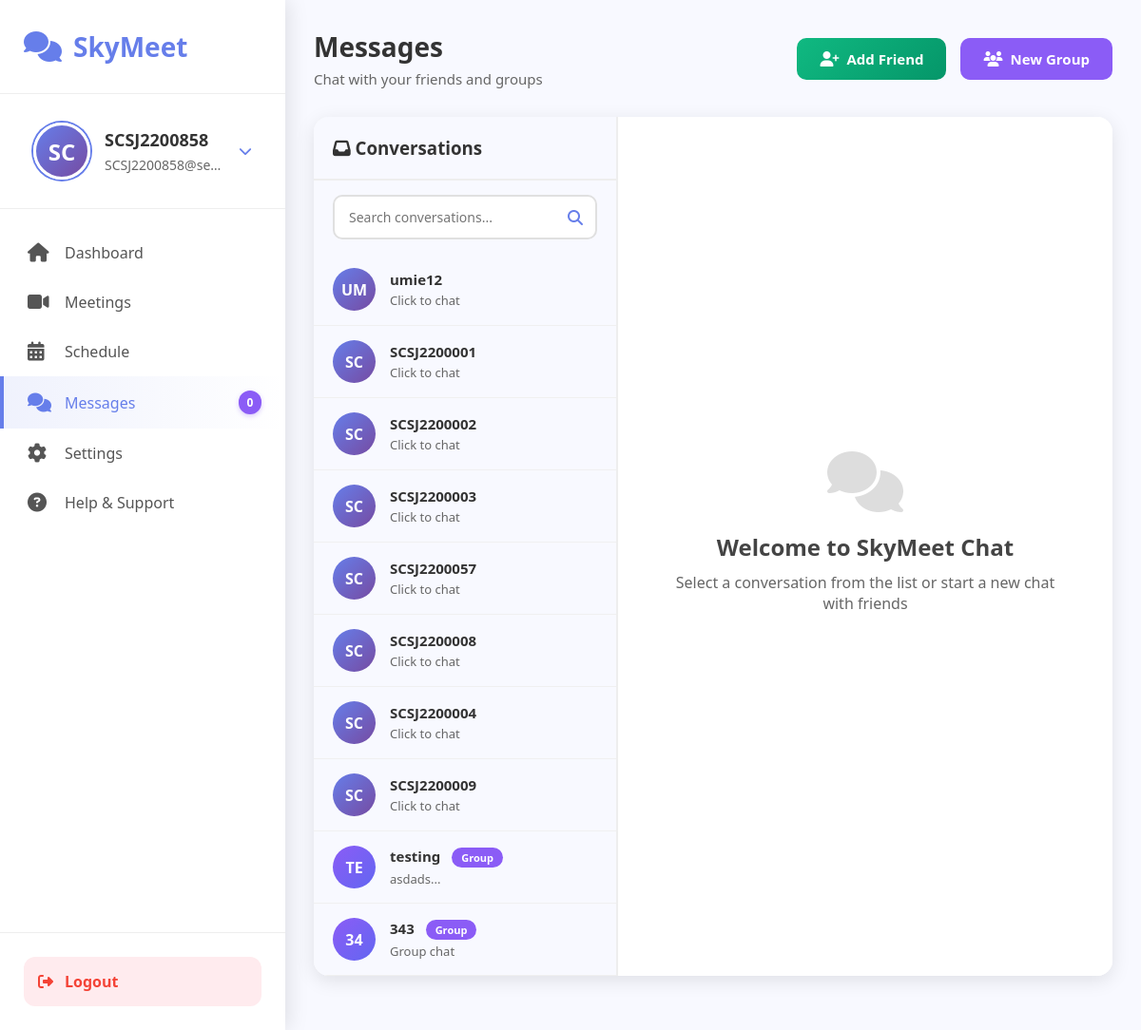
The page /chat.php (signed in) on the database its author committed.
### tables this page shows
CREATE TABLE `users` (
  `id` int(11) NOT NULL,
  `username` varchar(100) DEFAULT NULL,
  `email` varchar(100) NOT NULL,
  `education_level` varchar(50) DEFAULT NULL,
  `program` varchar(100) DEFAULT NULL,
  `semester` varchar(20) DEFAULT NULL,
  `year` varchar(10) DEFAULT NULL,
  `student_id` varchar(50) DEFAULT NULL,
  `password` varchar(255) NOT NULL,
  `role` varchar(20) DEFAULT 'user',
  `created_at` timestamp NOT NULL DEFAULT current_timestamp(),
  `profile_photo` varchar(255) DEFAULT NULL,
  `last_activity` timestamp NULL DEFAULT NULL
);

### profile_utils.php (called while the page is built, shortened)
<?php
if (!function_exists('getInitials')) {
    function getInitials($username) {
        if (strlen($username) >= 2) {
            return strtoupper(substr($username, 0, 2));
        }
        return strtoupper($username . $username);
    }
}
function getProfilePhoto($user) {
    if (!empty($user['profile_photo'])) {
        $photo_path = 'uploads/profile_photos/' . $user['profile_photo'];
    }
    return false;
}
function getCurrentUser($conn, $user_id) {
    $sql = "SELECT id, username, email, profile_photo FROM users WHERE id = ?";
    $stmt = $conn->prepare($sql);
    $stmt->bind_param("i", $user_id);
    $stmt->execute();
    $result = $stmt->get_result();
    $user = $result->fetch_assoc();
    return $user;
}
?>

### chat.php (the view, shortened to what this page needs)
<?php
require_once 'connect.php';
require_once 'profile_utils.php';
$user_id = $_SESSION['user_id'];
$username = $_SESSION['username'];
$current_user = getCurrentUser($conn, $user_id);
$chat_type = isset($_GET['type']) ? $_GET['type'] : (isset($_GET['group_id']) ? 'group' : 'user');
$selected_id = 0;
$all_users_sql = "SELECT id, username, email, profile_photo FROM users
                  WHERE id != ? AND username != 'admin' AND email NOT LIKE '%admin%'
                  ORDER BY username";
$all_users_stmt = $conn->prepare($all_users_sql);
$all_users_stmt->bind_param("i", $user_id);
$all_users_stmt->execute();
$all_users_result = $all_users_stmt->get_result();
$pending_requests_count_sql = "SELECT COUNT(*) as count FROM friends f
                               JOIN users u ON f.user_id = u.id
                               WHERE f.friend_id = ? AND f.status = 'pending'
                               AND u.username != 'admin' AND u.email NOT LIKE '%admin%'";
$pending_count_stmt = $conn->prepare($pending_requests_count_sql);
if ($pending_count_stmt) {
    $pending_count_stmt->bind_param("i", $user_id);
    $pending_count_stmt->execute();
    $pending_count_result = $pending_count_stmt->get_result();
    $pending_count_data = $pending_count_result->fetch_assoc();
    $pending_requests_count = $pending_count_data['count'] ?? 0;
} else {
    $pending_requests_count = 0;
}
$accepted_friends_sql = "SELECT u.id, u.username, u.email, u.profile_photo FROM friends f
                         JOIN users u ON (f.user_id = u.id OR f.friend_id = u.id) AND u.id != ?
                         WHERE ((f.user_id = ? AND f.friend_id = u.id) OR (f.friend_id = ? AND f.user_id = u.id))
                         AND f.status = 'accepted' AND u.username != 'admin' AND u.email NOT LIKE '%admin%'";
$friends_stmt = $conn->prepare($accepted_friends_sql);
if ($friends_stmt) {
    $friends_stmt->bind_param("iii", $user_id, $user_id, $user_id);
    $friends_stmt->execute();
    $friends_result = $friends_stmt->get_result();
    $accepted_friends = $friends_result->fetch_all(MYSQLI_ASSOC);
} else {
    $accepted_friends = [];
}
$unread_counts = [];
foreach ($accepted_friends as $friend) {
    $unread_sql = "SELECT COUNT(*) as count FROM messages
                   WHERE sender_id = ? AND receiver_id = ? AND is_read = 0 AND is_deleted = 0";
    $unread_stmt = $conn->prepare($unread_sql);
    if ($unread_stmt) {
        $unread_stmt->bind_param("ii", $friend['id'], $user_id);
        $unread_stmt->execute();
        $unread_result = $unread_stmt->get_result();
        $unread_data = $unread_result->fetch_assoc();
        $unread_counts[$friend['id']] = $unread_data['count'] ?? 0;
    }
}
$user_groups_sql = "SELECT g.*, gm.role FROM groups g
                    JOIN group_members gm ON g.id = gm.group_id
                    WHERE gm.user_id = ? AND (g.is_deleted = 0 OR g.is_deleted IS NULL)
                    ORDER BY g.created_at DESC";
$user_groups_stmt = $conn->prepare($user_groups_sql);
$user_groups_stmt->bind_param("i", $user_id);
$user_groups_stmt->execute();
$user_groups_result = $user_groups_stmt->get_result();
$user_groups = $user_groups_result->fetch_all(MYSQLI_ASSOC);
$group_unread_counts = [];
foreach ($user_groups as $group) {
    $last_read_sql = "SELECT last_read_message_id FROM group_members
                      WHERE group_id = ? AND user_id = ?";
    $last_read_stmt = $conn->prepare($last_read_sql);
    $last_read_stmt->bind_param("ii", $group['id'], $user_id);
    $last_read_stmt->execute();
    $last_read_result = $last_read_stmt->get_result();
    $last_read_data = $last_read_result->fetch_assoc();
    $last_read_id = $last_read_data['last_read_message_id'] ?? 0;
    $unread_sql = "SELECT COUNT(*) as count FROM group_messages
                   WHERE group_id = ? AND id > ? AND sender_id != ? AND is_deleted = 0";
    $unread_stmt = $conn->prepare($unread_sql);
    $unread_stmt->bind_param("iii", $group['id'], $last_read_id, $user_id);
    $unread_stmt->execute();
    $unread_result = $unread_stmt->get_result();
    $unread_data = $unread_result->fetch_assoc();
    $group_unread_counts[$group['id']] = $unread_data['count'] ?? 0;
}
$total_unread = array_sum($unread_counts) + array_sum($group_unread_counts) + $pending_requests_count;
?>
<!DOCTYPE html>
<html lang="en">
<head>
    <link rel="stylesheet" href="https://cdnjs.cloudflare.com/ajax/libs/font-awesome/6.4.0/css/all.min.css">
</head>
<body>
    <div class="chat-container">
        <div class="sidebar">
            <div class="logo">
                <h1><i class="fas fa-comments"></i> SkyMeet</h1>
            </div>
            <div class="user-profile">
                <div class="user-profile-content" id="userProfileTrigger">
                    <div class="user-avatar">
                        <?php
                        $profile_photo = getProfilePhoto($current_user);
                        if ($profile_photo): ?>
                            <img src="<?php echo htmlspecialchars($profile_photo); ?>" alt="<?php echo htmlspecialchars($username); ?>">
                        <?php else: ?>
                            <?php echo getInitials($username); ?>
                        <?php endif; ?>
                    </div>
                    <div class="user-info">
                        <h3><?php echo htmlspecialchars($username); ?></h3>
                        <p><?php echo htmlspecialchars($current_user['email'] ?? 'User'); ?></p>
                    </div>
                    <i class="fas fa-chevron-down dropdown-icon" id="dropdownIcon"></i>
                </div>
            </div>
            <nav class="nav-menu">
                <a href="dashboard.php" class="nav-item">
                    <i class="fas fa-home"></i> Dashboard
                </a>
                <a href="meetings.php" class="nav-item">
                    <i class="fas fa-video"></i> Meetings
                </a>
                <a href="schedule.php" class="nav-item">
                    <i class="fas fa-calendar-alt"></i> Schedule
                </a>
                <a href="chat.php" class="nav-item active">
                    <i class="fas fa-comments"></i> Messages
                    <?php if ($total_unread > 0): ?>
                        <span class="nav-badge"><?php echo $total_unread; ?></span>
                    <?php else: ?>
                        <span class="nav-badge">0</span>
                    <?php endif; ?>
                </a>
                <a href="settings.php" class="nav-item">
                    <i class="fas fa-cog"></i> Settings
                </a>
                <a href="help.php" class="nav-item">
                    <i class="fas fa-question-circle"></i> Help & Support
                </a>
            </nav>
            <div class="sidebar-footer">
                <form action="logout.php" method="POST">
                    <button type="submit" class="logout-btn">
                        <i class="fas fa-sign-out-alt"></i> Logout
                    </button>
                </form>
            </div>
        </div>
        <div class="main-content">
            <div class="chat-header">
                <div class="chat-header-left">
                    <h2>Messages</h2>
                    <p>Chat with your friends and groups</p>
                </div>
                <div class="chat-header-right">
                    <button class="btn-add-friend-header" onclick="showAddFriendModal()">
                        <i class="fas fa-user-plus"></i> Add Friend
                    </button>
                    <button class="btn-new-group" onclick="showCreateGroupModal()">
                        <i class="fas fa-users"></i> New Group
                    </button>
                </div>
            </div>
            <div class="chat-layout">
                <div class="users-list-container">
                    <div class="users-list-header">
                        <h3><i class="fas fa-inbox"></i> Conversations</h3>
                    </div>
                    <div class="search-with-button">
                        <div class="users-search">
                            <input type="text" id="usersSearch" placeholder="Search conversations...">
                            <i class="fas fa-search"></i>
                        </div>
                    </div>
                    <div class="users-list" id="usersList">
                        <?php if (empty($accepted_friends) && empty($user_groups)): ?>
                            <div class="empty-state">
                                <i class="fas fa-comments"></i>
                                <p>No conversations yet</p>
                                <p style="font-size: 12px; color: #999; margin-top: 10px;">
                                    Add friends to start chatting
                                </p>
                            </div>
                        <?php else: ?>
                            <?php foreach ($accepted_friends as $friend): ?>
                                <?php $is_active = ($chat_type == 'user' && $selected_id == $friend['id']); ?>
                                <?php $unread_count = $unread_counts[$friend['id']] ?? 0; ?>
                                <a href="chat.php?user_id=<?php echo $friend['id']; ?>"
                                   class="user-item <?php echo $is_active ? 'active' : ''; ?>">
                                    <div class="user-avatar-small">
                                        <?php if (!empty($friend['profile_photo'])):
                                            $photo_path = 'uploads/profile_photos/' . $friend['profile_photo'];
                                            if (file_exists($photo_path)): ?>
                                                <img src="<?php echo htmlspecialchars($photo_path); ?>" alt="<?php echo htmlspecialchars($friend['username']); ?>">
                                            <?php else: ?>
                                                <?php echo getInitials($friend['username']); ?>
                                            <?php endif; ?>
                                        <?php else: ?>
                                            <?php echo getInitials($friend['username']); ?>
                                        <?php endif; ?>
                                    </div>
                                    <div class="user-info-small">
                                        <div class="user-name">
                                            <?php echo htmlspecialchars($friend['username']); ?>
                                        </div>
                                        <div class="user-last-message">
                                            <?php if ($unread_count > 0): ?>
                                                <?php echo $unread_count; ?> unread message<?php echo $unread_count > 1 ? 's' : ''; ?>
                                            <?php else: ?>
                                                Click to chat
                                            <?php endif; ?>
                                        </div>
                                    </div>
                                </a>
                            <?php endforeach; ?>
                            <?php foreach ($user_groups as $group): ?>
                                <?php $is_active = ($chat_type == 'group' && $selected_id == $group['id']); ?>
                                <?php $unread_count = $group_unread_counts[$group['id']] ?? 0; ?>
                                <a href="chat.php?group_id=<?php echo $group['id']; ?>"
                                   class="user-item <?php echo $is_active ? 'active' : ''; ?>">
                                    <div class="user-avatar-small group-avatar">
                                        <?php echo getInitials($group['name']); ?>
                                    </div>
                                    <div class="user-info-small">
                                        <div class="user-name">
                                            <?php echo htmlspecialchars($group['name']); ?>
                                            <span class="group-badge">Group</span>
                                        </div>
                                        <div class="user-last-message">
                                            <?php if ($unread_count > 0): ?>
                                                <?php echo $unread_count; ?> unread message<?php echo $unread_count > 1 ? 's' : ''; ?>
                                            <?php else: ?>
                                                <?php echo $group['description'] ? substr(htmlspecialchars($group['description']), 0, 30) . '...' : 'Group chat'; ?>
                                            <?php endif; ?>
                                        </div>
                                    </div>
                                </a>
                            <?php endforeach; ?>
                        <?php endif; ?>
                    </div>
                </div>
                <div class="chat-area-container">
                    <?php if (!$selected_id): ?>
                        <div class="no-chat-selected">
                            <i class="fas fa-comments"></i>
                            <h3>Welcome to SkyMeet Chat</h3>
                            <p>Select a conversation from the list or start a new chat with friends</p>
                        </div>
                    <?php endif; ?>
                </div>
            </div>
        </div>
    </div>
</body>
</html>

### rows shown on the page
users: email "SCSJ2200858@se…"
users: username "UM", username "umie12", shows "Click to chat"
users: username "SC", username "SCSJ2200001", shows "Click to chat"
users: username "SC", username "SCSJ2200002", shows "Click to chat"
users: username "SC", username "SCSJ2200003", shows "Click to chat"
users: username "SC", username "SCSJ2200057", shows "Click to chat"
users: username "SC", username "SCSJ2200008", shows "Click to chat"
users: username "SC", username "SCSJ2200004", shows "Click to chat"
users: username "SC", username "SCSJ2200009", shows "Click to chat"

### other values the page prints
getInitials($username) "SC"
$username "SCSJ2200858"
getInitials($group['name']) "TE"
$group['name'] "testing"
substr(htmlspecialchars($group['description']), 0, 30) "asdads"
getInitials($group['name']) "34"
$group['name'] "343"
